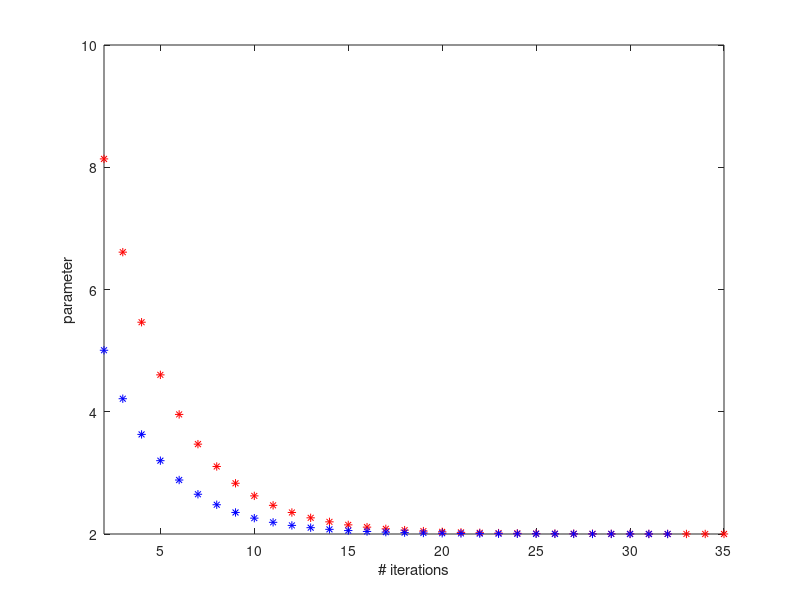
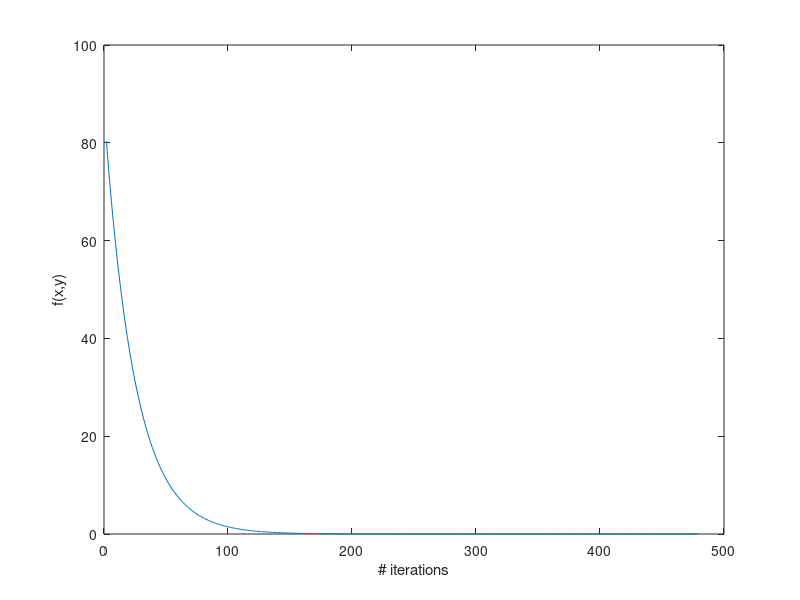

MATLAB code for these plots, in order:
function hw2_gdescent
%% PART ONE: IMPLEMENT ON SIMPLER FUNCTION
%work on function f(x,y) = (x-2)^2 + (y-2)^2
f=@(x,y) (x-2)^2+(y-2)^2;%my function
gamma = 0.01;
[x, y, dx, dy, tol1, tol2] = deal(6,10, 0.01, 0.01, 1, 1);
xmatrix = [x; x+dx];
ymatrix = [y; y+dy];
fmatrix = [f(x,y); f(x+dx,y+dy)];
i = 1; %some counter
while (abs(tol1))&&(abs(tol2)) > 0.00001
    i = i+1;
    x = x - (gamma*(f(xmatrix(i),ymatrix(i-1))-f(xmatrix(i-1),ymatrix(i-1)))/...
        (xmatrix(i)-xmatrix(i-1)));
    y = y - (gamma*(f(xmatrix(i-1),ymatrix(i))-f(xmatrix(i-1),ymatrix(i-1)))/...
        (ymatrix(i)-ymatrix(i-1)));
    xmatrix = [xmatrix;x];
    ymatrix = [ymatrix;y];
    tol1 = xmatrix(i)-xmatrix(i-1);
    tol2 = ymatrix(i)-ymatrix(i-1);
    fmatrix = [fmatrix; f(x,y)];
end

figure(1)
plot(ymatrix(1:14:end),'r*');
hold on;
plot(xmatrix(1:15:end), 'b*');
xlim([2, inf]);
xlabel('# iterations');
ylabel('parameter');
figure(2)
plot((1:length(fmatrix)), fmatrix);
xlabel('# iterations');
ylabel('f(x,y)');

%{ 
%% PART TWO: IMPLEMENT ON SCHECHTER FUNCTION (INITIAL IMPLEMENTATION --
SCRAPPED!)
[alpha, phistar, mstar] = deal(-0.9, 10^-2.5, 10^10.5);
n=@(mgal,alpha,phistar,mstar) log(10)*phistar*((mgal./mstar).^(alpha+1)).*exp(-mgal./mstar);%Schechter function
%Mgal is a saved variable (as Mgal.m), and likewise for N_mgal.m:
load('N_mgal.mat');
load('Mgal.mat');
load('N_mgalerr.mat');

%first, let us create a cubic spline interpolation from observed data
n_obs = spline(10.^Mgal,N_mgal,logspace(9.5,11.8,20));%change 20 to something
    %to match the value of h that will be hereafter chosen
%figure(2);
%plot(linspace(9.5,11.8,20), log10(n_obs),'r*') %check if the spline function works!
%hold on;

%when calculating chi-sq., we will subtract from our spline. Okay?
%Now, let us evaluate the Schechter function with small step sizes
max_it = 1000;
%n_theory = n(logspace(9.5,11.8,max_it));
%plot(linspace(9.5,11.8,max_it), log(n_theory), 'b-');

dx = 0.001; %increment all quantities by that (delta x)
%some matrices that we will continuously update upon each evaluation, later
%on.
alpha_matrix = [alpha; alpha+dx];
phistar_matrix = [phistar; phistar+dx];
mstar_matrix = [mstar; mstar+dx];
chisq=@(mgal, alpha, phistar, mstar)... %Begin function:
    (((log(10)*phistar*((mgal./mstar).^(alpha+1)).*exp(-mgal./mstar))...%model
    - spline(10.^Mgal,N_mgal,mgal))^2) ...%observed
    /(spline(10.^Mgal,N_mgalerr,mgal))^2;
%now, let us minimize the chi-squared fit, using gradient descent
gamma = 0.001;
tol1 = 1;
mgal = [10^9];
i = 1;
sum = 0;
sum_matrix = [];
while abs(tol1) > 0.00001
    i = i+1;
    chisq=@(mgal, alpha, phistar, mstar)... %Begin function:
    (((log(10)*phistar*((mgal./mstar).^(alpha+1)).*exp(-mgal./mstar))...%model
    - spline(10.^Mgal,N_mgal,mgal))^2) ...%observed
    /(spline(10.^Mgal,N_mgalerr,mgal))^2;
%alpha:
    alpha = alpha - (gamma*(chisq(mgal, alpha_matrix(i),phistar_matrix(i-1),mstar_matrix(i-1))-...
        chisq(mgal, alpha_matrix(i-1),phistar_matrix(i-1),mstar_matrix(i-1)))/...
        (alpha_matrix(i)-alpha_matrix(i-1)));
%phistar
    phistar = phistar - (gamma*(chisq(mgal, alpha_matrix(i-1),phistar_matrix(i),mstar_matrix(i-1))-...
        chisq(mgal, alpha_matrix(i-1),phistar_matrix(i-1),mstar_matrix(i-1)))/...
        (phistar_matrix(i)-phistar_matrix(i-1)));
%mstar
    mstar = mstar - (gamma*(chisq(mgal, alpha_matrix(i-1),phistar_matrix(i-1),mstar_matrix(i))-...
        chisq(mgal, alpha_matrix(i-1),phistar_matrix(i-1),mstar_matrix(i-1)))/...
        (mstar_matrix(i)-mstar_matrix(i-1)));
%add variables to matrix:
    alpha_matrix = [alpha_matrix;alpha];
    phistar_matrix = [phistar_matrix;phistar];
    mstar_matrix = [mstar_matrix;mstar];
    
    %Now calculate the chi-squared:
    sum = 0;
    for mgal = logspace(9.5,11.5,1000)
        sum = sum+(((log(10)*phistar*((mgal./mstar).^(alpha+1)).*exp(-mgal./mstar))...%model
    - spline(10.^Mgal,N_mgal,mgal))^2) ...%observed
    /(spline(10.^Mgal,N_mgalerr,mgal))^2;
    end
    %disp(sum); %this is the chi-square value that should be decreasing
    
    tol1 = alpha_matrix(i)-alpha_matrix(i-1);
end
%}

end